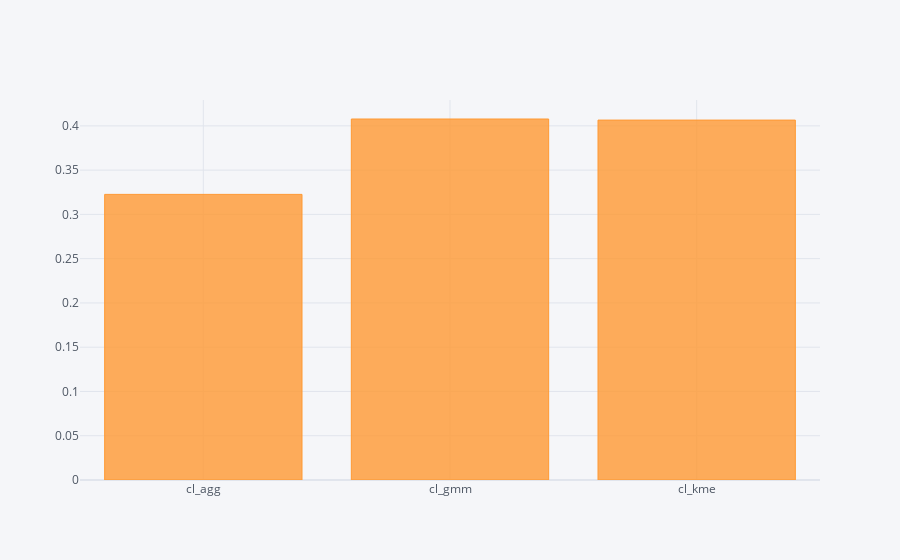

Notebook code for this chart:
### Markdown cell above
### Selección final

### Code cell
"""Seleccionamos el modelo que tenga mejor silueta global"""
varcl = sorted(x.filter(like='cl_'))
for v in varcl:
    Xp[v] = Xp[v].astype(str)
    Xm[v] = Xm[v].astype(str)
    Xt[v] = Xt[v].astype(str)
    x[v] = x[v].astype(str)
    
pd.DataFrame(map(lambda cl:(cl,silhouette_score(Xs,x[cl])),varcl),columns=['cluster','sil']).iplot(kind='bar',categories='cluster')

### Figure 1 — Plotly figure (JSON) as saved in the notebook; plotly's stock layout.template omitted (floating-point values rounded to 4 significant figures)
{"data": [{"marker": {"color": "rgba(255, 153, 51, 0.8)", "line": {"color": "rgba(255, 153, 51, 1.0)", "width": 1}}, "name": "sil", "orientation": "v", "text": "", "type": "bar", "x": ["cl_agg", "cl_gmm", "cl_kme"], "y": [0.3226, 0.4077, 0.4065]}], "layout": {"legend": {"bgcolor": "#F5F6F9", "font": {"color": "#4D5663"}}, "paper_bgcolor": "#F5F6F9", "plot_bgcolor": "#F5F6F9", "title": {"font": {"color": "#4D5663"}}, "xaxis": {"gridcolor": "#E1E5ED", "showgrid": true, "tickfont": {"color": "#4D5663"}, "title": {"font": {"color": "#4D5663"}, "text": ""}, "zerolinecolor": "#E1E5ED"}, "yaxis": {"gridcolor": "#E1E5ED", "showgrid": true, "tickfont": {"color": "#4D5663"}, "title": {"font": {"color": "#4D5663"}, "text": ""}, "zerolinecolor": "#E1E5ED"}}}
